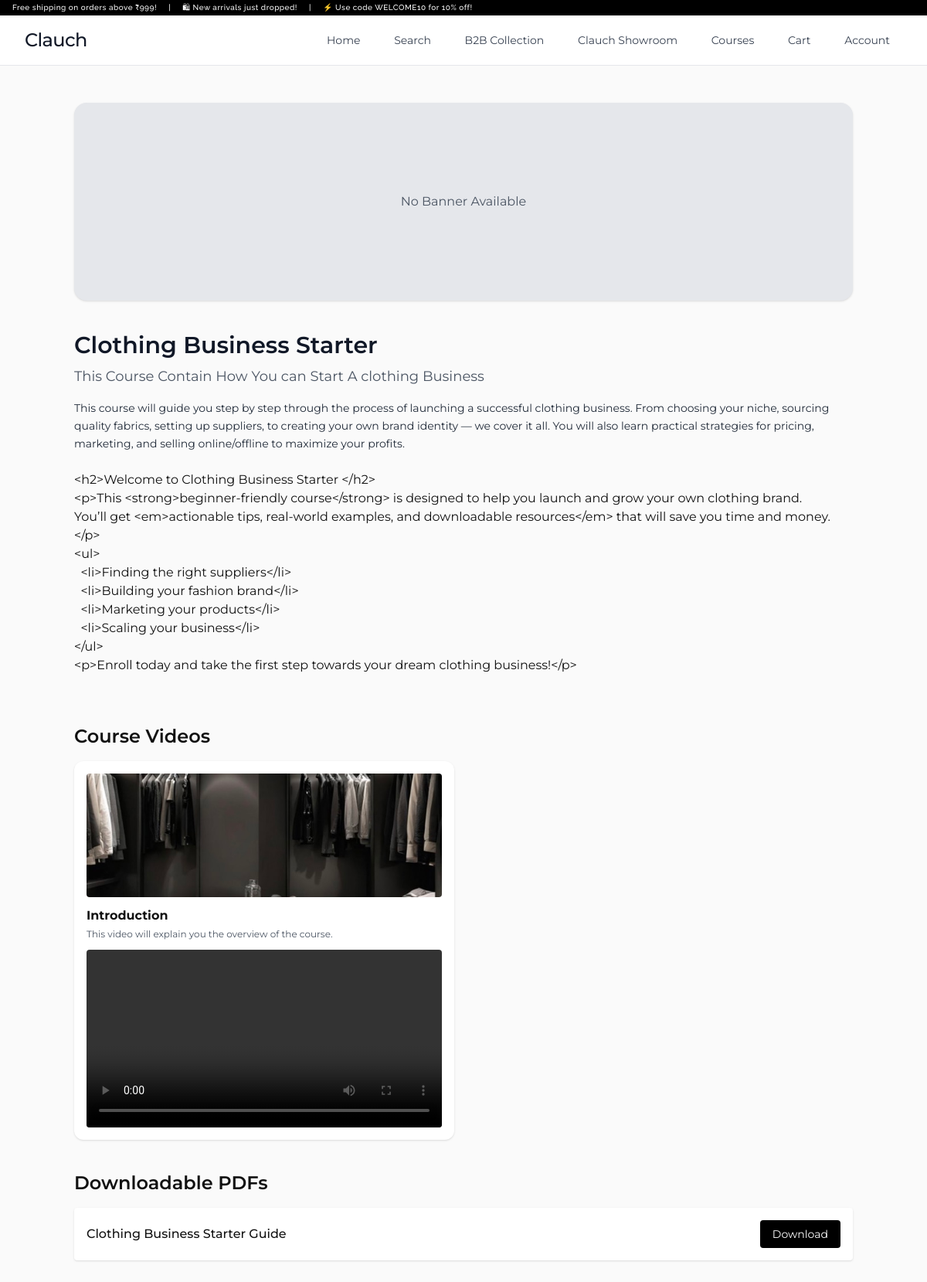
/course/clothing-business-starter/ (signed in), run on the app's committed database.
### user/models.py (models this page shows, shortened)
class Course(models.Model):
    title = models.CharField(max_length=200)
    slug = models.SlugField(unique=True, blank=True)
    price = models.DecimalField(max_digits=10, decimal_places=2)
    discount_price = models.DecimalField(max_digits=10, decimal_places=2, null=True, blank=True)
    short_description = models.TextField()
    long_description = models.TextField()
    html_content = RichTextField(blank=True, null=True)
    thumbnail = models.ImageField(upload_to="courses/thumbnails/")
    banner = models.ImageField(upload_to="courses/banners/", blank=True, null=True)
    created_at = models.DateTimeField(auto_now_add=True)

class CourseVideo(models.Model):
    course = models.ForeignKey(Course, on_delete=models.CASCADE, related_name="videos")
    title = models.CharField(max_length=200)
    description = models.TextField(blank=True, null=True)
    thumbnail = models.ImageField(upload_to="courses/videos/thumbnails/", blank=True, null=True)
    video_file = models.FileField(upload_to="courses/videos/")

class CoursePDF(models.Model):
    course = models.ForeignKey(Course, on_delete=models.CASCADE, related_name="pdfs")
    title = models.CharField(max_length=200)
    description = models.TextField(blank=True, null=True)
    file = models.FileField(upload_to="courses/pdfs/")

### user/views.py (the view)
# urls.py: path("course/<slug:slug>/", views.course_detail, name="course_detail"),  # /course/<slug>/
@login_required
def course_detail(request, slug):
    course = get_object_or_404(Course, slug=slug)
    enrolled = CourseEnrollment.objects.filter(user=request.user, course=course, status="active").exists()
    if not enrolled:
        return redirect("course_list")
    return render(request, "course_detail.html", {"course": course})

### user/templates/course_detail.html (shortened to what this page needs)
{% extends "base.html" %}
{% load static %}
{% block content %}
<div class="bg-[#FAFAFA] min-h-screen py-12 px-6 sm:px-12 lg:px-24 font-[Montserrat]">
  <div class="max-w-5xl mx-auto space-y-10">
    {% if course.banner %}
      <div class="w-full h-64 sm:h-80 md:h-96 overflow-hidden rounded-2xl shadow">
        <img src="{{ course.banner.url }}" alt="{{ course.title }}" class="w-full h-full object-cover">
      </div>
    {% else %}
      <div class="w-full h-64 bg-gray-200 flex items-center justify-center rounded-2xl shadow">
        <span class="text-gray-600">No Banner Available</span>
      </div>
    {% endif %}
    <div>
      <h1 class="text-3xl font-semibold text-gray-900">{{ course.title }}</h1>
      <p class="text-gray-600 mt-2 text-lg">{{ course.short_description }}</p>
      <div class="mt-4 text-sm text-gray-800 leading-relaxed">
        {{ course.long_description }}
      </div>
      {% if course.html_content %}
        <div class="mt-6 prose prose-sm max-w-none">
          {{ course.html_content|safe }}
        </div>
      {% endif %}
    </div>
    <div>
      <h2 class="text-2xl font-semibold mb-4">Course Videos</h2>
      {% if course.videos.all %}
        <div class="grid grid-cols-1 sm:grid-cols-2 gap-6">
          {% for video in course.videos.all %}
          <div class="bg-white rounded-xl shadow p-4">
            <div class="w-full h-40 overflow-hidden rounded">
              {% if video.thumbnail %}
                <img src="{{ video.thumbnail.url }}" alt="{{ video.title }}"
                     class="w-full h-full object-cover">
              {% else %}
                <div class="w-full h-full bg-gray-200 flex items-center justify-center">
                  <span class="text-gray-500">No Thumbnail</span>
                </div>
              {% endif %}
            </div>
            <h3 class="mt-3 text-base font-bold">{{ video.title }}</h3>
            <p class="text-xs text-gray-600 mt-1">{{ video.description }}</p>
            <video controls
                   controlsList="nodownload nofullscreen noremoteplayback"
                   disablePictureInPicture
                   class="w-full mt-3 rounded">
              <source src="{% url 'protected_video' video.id %}" type="video/mp4">
            </video>
          </div>
          {% endfor %}
        </div>
      {% else %}
        <p class="text-gray-500">No videos added yet.</p>
      {% endif %}
    </div>
    <div>
      <h2 class="text-2xl font-semibold mb-4">Downloadable PDFs</h2>
      {% if course.pdfs.all %}
        <ul class="space-y-3">
          {% for pdf in course.pdfs.all %}
          <li class="bg-white shadow p-4 rounded flex items-center justify-between">
            <div>
              <p class="font-medium">{{ pdf.title }}</p>
            </div>
            <a href="{{ pdf.file.url }}" download
               class="text-sm bg-black text-white px-4 py-2 rounded hover:bg-gray-800 transition">
              Download
            </a>
          </li>
          {% endfor %}
        </ul>
      {% else %}
        <p class="text-gray-500">No PDFs available for this course.</p>
      {% endif %}
    </div>
  </div>
</div>
{% endblock %}

### data on the page
Course: title "Clothing Business Starter", short_description "This Course Contain How You can Start A clothing Business", long_description "This course will guide you step by step through the process of launching a successful clothing business. From choosing your niche, sourcing quality fabrics, setting up suppliers, to creating your own brand identity — we cover it all. You will also learn practical strategies for pricing, marketing, and selling online/offline to maximize your profits.", html_content "<h2>Welcome to Clothing Business Starter </h2> <p>This <strong>beginner-friendly course</strong> is designed to help you launch and grow your own clothing brand. You’ll get <em>actionable tips, real-world examples, and downloadable resources</em> that will save you time and money.</p> <ul> <li>Finding the right suppliers</li> <li>Building your fashion brand</li> <li>Marketing your products</li> <li>Scaling your business</li> </ul> <p>Enroll today and take the first step towards your dream clothing business!</p>"
CourseVideo: thumbnail (picture), title "Introduction", description "This video will explain you the overview of the course."
CoursePDF: title "Clothing Business Starter Guide"
